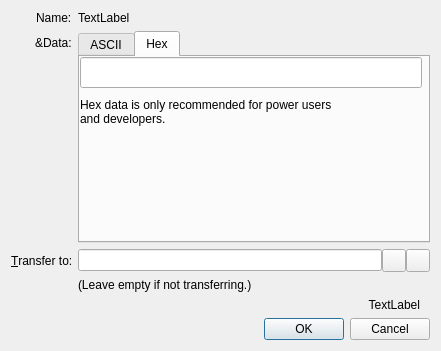
<?xml version="1.0" encoding="UTF-8"?>
<ui version="4.0">
 <class>ConfigureNameDialog</class>
 <widget class="QDialog" name="ConfigureNameDialog">
  <property name="geometry">
   <rect>
    <x>0</x>
    <y>0</y>
    <width>441</width>
    <height>351</height>
   </rect>
  </property>
  <property name="sizePolicy">
   <sizepolicy hsizetype="Preferred" vsizetype="Preferred">
    <horstretch>0</horstretch>
    <verstretch>0</verstretch>
   </sizepolicy>
  </property>
  <property name="windowTitle">
   <string>Configure Name</string>
  </property>
  <layout class="QVBoxLayout" name="verticalLayout">
   <item>
    <layout class="QFormLayout" name="formLayout">
     <property name="fieldGrowthPolicy">
      <enum>QFormLayout::AllNonFixedFieldsGrow</enum>
     </property>
     <property name="labelAlignment">
      <set>Qt::AlignRight|Qt::AlignTrailing|Qt::AlignVCenter</set>
     </property>
     <item row="1" column="0">
      <widget class="QLabel" name="label_2">
       <property name="text">
        <string>Name:</string>
       </property>
      </widget>
     </item>
     <item row="1" column="1">
      <widget class="QLabel" name="labelName">
       <property name="text">
        <string notr="true">TextLabel</string>
       </property>
       <property name="textFormat">
        <enum>Qt::PlainText</enum>
       </property>
      </widget>
     </item>
     <item row="2" column="1">
      <widget class="QTabWidget" name="tabWidget">
       <property name="minimumSize">
        <size>
         <width>350</width>
         <height>115</height>
        </size>
       </property>
       <property name="currentIndex">
        <number>1</number>
       </property>
       <widget class="QWidget" name="ASCII">
        <property name="minimumSize">
         <size>
          <width>0</width>
          <height>0</height>
         </size>
        </property>
        <attribute name="title">
         <string>ASCII</string>
        </attribute>
        <widget class="QLabel" name="label_5">
         <property name="geometry">
          <rect>
           <x>0</x>
           <y>30</y>
           <width>361</width>
           <height>41</height>
          </rect>
         </property>
         <property name="text">
          <string>JSON string, e.g. {&amp;quot;ip&amp;quot;: [&amp;quot;1.2.3.4&amp;quot;, &amp;quot;1.2.3.5&amp;quot;]}&lt;br&gt;See &lt;a href=&quot;https://github.com/namecoin/proposals&quot;&gt;JSON value specifications&lt;/a&gt;.</string>
         </property>
         <property name="openExternalLinks">
          <bool>true</bool>
         </property>
        </widget>
        <widget class="QWidget" name="layoutWidget">
         <property name="geometry">
          <rect>
           <x>0</x>
           <y>0</y>
           <width>342</width>
           <height>31</height>
          </rect>
         </property>
         <layout class="QHBoxLayout" name="transferToLayout_3">
          <property name="spacing">
           <number>0</number>
          </property>
          <property name="sizeConstraint">
           <enum>QLayout::SetDefaultConstraint</enum>
          </property>
          <item>
           <widget class="QLineEdit" name="dataEdit_2">
            <property name="sizePolicy">
             <sizepolicy hsizetype="Expanding" vsizetype="Expanding">
              <horstretch>0</horstretch>
              <verstretch>0</verstretch>
             </sizepolicy>
            </property>
            <property name="minimumSize">
             <size>
              <width>340</width>
              <height>0</height>
             </size>
            </property>
            <property name="toolTip">
             <string>Enter JSON string that will be associated with the name</string>
            </property>
            <property name="maxLength">
             <number>520000</number>
            </property>
           </widget>
          </item>
         </layout>
        </widget>
       </widget>
       <widget class="QWidget" name="Hex">
        <attribute name="title">
         <string>Hex</string>
        </attribute>
        <widget class="QLabel" name="label_6">
         <property name="geometry">
          <rect>
           <x>0</x>
           <y>30</y>
           <width>361</width>
           <height>51</height>
          </rect>
         </property>
         <property name="text">
          <string>Hex data is only recommended for power users&lt;br&gt;and developers.</string>
         </property>
         <property name="openExternalLinks">
          <bool>true</bool>
         </property>
        </widget>
        <widget class="QWidget" name="layoutWidget_2">
         <property name="geometry">
          <rect>
           <x>0</x>
           <y>0</y>
           <width>342</width>
           <height>31</height>
          </rect>
         </property>
         <layout class="QHBoxLayout" name="transferToLayout_4">
          <property name="spacing">
           <number>0</number>
          </property>
          <property name="sizeConstraint">
           <enum>QLayout::SetDefaultConstraint</enum>
          </property>
          <item>
           <widget class="QLineEdit" name="dataEditHex">
            <property name="sizePolicy">
             <sizepolicy hsizetype="Expanding" vsizetype="Expanding">
              <horstretch>0</horstretch>
              <verstretch>0</verstretch>
             </sizepolicy>
            </property>
            <property name="minimumSize">
             <size>
              <width>340</width>
              <height>0</height>
             </size>
            </property>
            <property name="toolTip">
             <string>Enter JSON string that will be associated with the name</string>
            </property>
            <property name="maxLength">
             <number>520000</number>
            </property>
           </widget>
          </item>
         </layout>
        </widget>
       </widget>
      </widget>
     </item>
     <item row="3" column="0">
      <widget class="QLabel" name="labelTransferTo">
       <property name="text">
        <string>&amp;Transfer to:</string>
       </property>
       <property name="buddy">
        <cstring>transferTo</cstring>
       </property>
      </widget>
     </item>
     <item row="3" column="1">
      <layout class="QHBoxLayout" name="transferToLayout">
       <property name="spacing">
        <number>0</number>
       </property>
       <property name="sizeConstraint">
        <enum>QLayout::SetDefaultConstraint</enum>
       </property>
       <item>
        <widget class="QValidatedLineEdit" name="transferTo">
         <property name="toolTip">
          <string>The address to transfer the name to.</string>
         </property>
        </widget>
       </item>
       <item>
        <widget class="QToolButton" name="addressBookButton">
         <property name="toolTip">
          <string>Choose address from address book</string>
         </property>
         <property name="text">
          <string/>
         </property>
         <property name="icon">
          <iconset resource="../bitcoin.qrc">
           <normaloff>:/icons/address-book</normaloff>:/icons/address-book</iconset>
         </property>
         <property name="shortcut">
          <string>Alt+A</string>
         </property>
        </widget>
       </item>
       <item>
        <widget class="QToolButton" name="pasteButton">
         <property name="toolTip">
          <string>Paste address from clipboard</string>
         </property>
         <property name="text">
          <string/>
         </property>
         <property name="icon">
          <iconset resource="../bitcoin.qrc">
           <normaloff>:/icons/editpaste</normaloff>:/icons/editpaste</iconset>
         </property>
         <property name="shortcut">
          <string>Alt+P</string>
         </property>
        </widget>
       </item>
      </layout>
     </item>
     <item row="4" column="1">
      <widget class="QLabel" name="labelTransferToHint">
       <property name="text">
        <string>(Leave empty if not transferring.)</string>
       </property>
      </widget>
     </item>
     <item row="2" column="0">
      <widget class="QLabel" name="label">
       <property name="text">
        <string>&amp;Data:</string>
       </property>
       <property name="alignment">
        <set>Qt::AlignLeading|Qt::AlignLeft|Qt::AlignVCenter</set>
       </property>
      </widget>
     </item>
    </layout>
   </item>
   <item>
    <widget class="QLabel" name="labelSubmitHint">
     <property name="text">
      <string notr="true">TextLabel</string>
     </property>
     <property name="alignment">
      <set>Qt::AlignRight|Qt::AlignTrailing|Qt::AlignVCenter</set>
     </property>
     <property name="margin">
      <number>10</number>
     </property>
     <property name="indent">
      <number>10</number>
     </property>
    </widget>
   </item>
   <item>
    <layout class="QHBoxLayout" name="horizontalLayout">
     <item>
      <spacer name="horizontalSpacer">
       <property name="orientation">
        <enum>Qt::Horizontal</enum>
       </property>
       <property name="sizeHint" stdset="0">
        <size>
         <width>40</width>
         <height>20</height>
        </size>
       </property>
      </spacer>
     </item>
     <item>
      <widget class="QDialogButtonBox" name="buttonBox">
       <property name="sizePolicy">
        <sizepolicy hsizetype="Maximum" vsizetype="Fixed">
         <horstretch>0</horstretch>
         <verstretch>0</verstretch>
        </sizepolicy>
       </property>
       <property name="orientation">
        <enum>Qt::Horizontal</enum>
       </property>
       <property name="standardButtons">
        <set>QDialogButtonBox::Cancel|QDialogButtonBox::Ok</set>
       </property>
      </widget>
     </item>
    </layout>
   </item>
  </layout>
 </widget>
 <customwidgets>
  <customwidget>
   <class>QValidatedLineEdit</class>
   <extends>QLineEdit</extends>
   <header>qt/qvalidatedlineedit.h</header>
  </customwidget>
 </customwidgets>
 <tabstops>
  <tabstop>transferTo</tabstop>
  <tabstop>addressBookButton</tabstop>
  <tabstop>pasteButton</tabstop>
 </tabstops>
 <resources>
  <include location="../bitcoin.qrc"/>
 </resources>
 <connections>
  <connection>
   <sender>buttonBox</sender>
   <signal>accepted()</signal>
   <receiver>ConfigureNameDialog</receiver>
   <slot>accept()</slot>
   <hints>
    <hint type="sourcelabel">
     <x>248</x>
     <y>254</y>
    </hint>
    <hint type="destinationlabel">
     <x>157</x>
     <y>274</y>
    </hint>
   </hints>
  </connection>
  <connection>
   <sender>buttonBox</sender>
   <signal>rejected()</signal>
   <receiver>ConfigureNameDialog</receiver>
   <slot>reject()</slot>
   <hints>
    <hint type="sourcelabel">
     <x>248</x>
     <y>254</y>
    </hint>
    <hint type="destinationlabel">
     <x>157</x>
     <y>274</y>
    </hint>
   </hints>
  </connection>
 </connections>
</ui>
